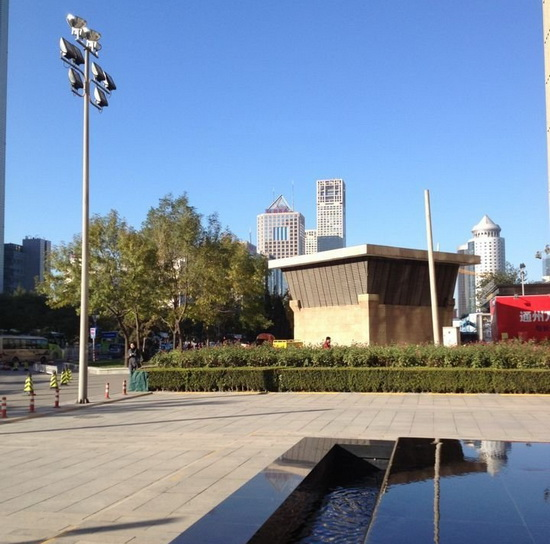
#> input picture Underwater Image Processing/Color Transfer/target.png, 550 x 544 px
$ python color_transfer.py
#> lines starting #> are read from the running program, lines starting #| are printed output that depends on the picture
import cv2 as cv
import numpy as np
import glob

# read in target image
target = cv.imread("target.png")
#> target is the input picture: shape (544, 550, 3); mean B, G, R 161, 140.9, 125.1
cv.imshow("target", target)

# convert from BGR to LAB
tc = cv.cvtColor(target, cv.COLOR_BGR2LAB)
#> tc: shape (544, 550, 3); mean of channels 0, 1, 2 146.9, 129.6, 116.8

# get mean and standard derivation
t_mean, t_std = cv.meanStdDev(tc)
#> t_mean = [146.9, 129.6, 116.8]; t_std = [58.13, 5.42, 24.95]


# read in source images
images = glob.glob('blue/*.png')
images = images+glob.glob('green/*.png')
for fname in images:
    source = cv.imread(fname)
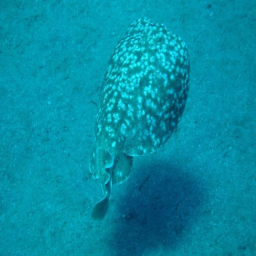
#> input picture Underwater Image Processing/Color Transfer/blue/16.png, 256 x 256 px
#> source is the input picture: shape (256, 256, 3); mean B, G, R 162.4, 139.7, 4.7

    # convert from BGR to LAB
    sc = cv.cvtColor(source, cv.COLOR_BGR2LAB)
#> sc: shape (256, 256, 3); mean of channels 0, 1, 2 135.7, 105.3, 107.1

    # get mean and standard derivation
    s_mean, s_std = cv.meanStdDev(sc)
#> s_mean = [135.7, 105.3, 107.1]; s_std = [23.51, 6.21, 2.84]

    # convert shape from 3*1 to source.shape*3
    s_mean_trans = np.ones_like(source)+0.0
    s_std_trans = np.ones_like(source)+0.0
    t_mean_trans = np.ones_like(source)+0.0
    t_std_trans =  np.ones_like(source)+0.0
    for i in range (source.shape[2]):
        s_mean_trans[:, :, i] *= s_mean[i, 0]
        s_std_trans[:, :, i] *= s_std[i, 0]
        t_mean_trans[:, :, i] *= t_mean[i, 0]
        t_std_trans[:, :, i] *= t_std[i, 0]
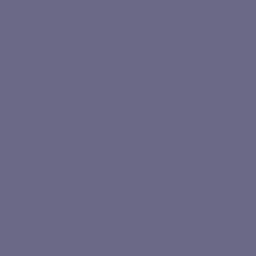
#> s_mean_trans: shape (256, 256, 3) float64; mean of channels 0, 1, 2 135.7, 105.3, 107.1; drawn as B, G, R
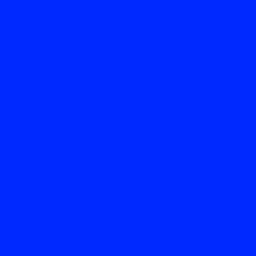
#> s_std_trans: shape (256, 256, 3) float64; mean of channels 0, 1, 2 23.5, 6.2, 2.8; drawn with min black and max white
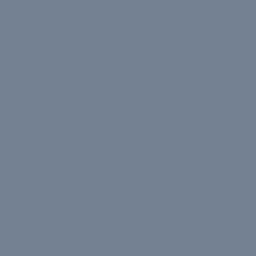
#> t_mean_trans: shape (256, 256, 3) float64; mean of channels 0, 1, 2 146.9, 129.6, 116.8; drawn as B, G, R
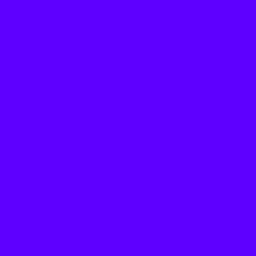
#> t_std_trans: shape (256, 256, 3) float64; mean of channels 0, 1, 2 58.1, 5.4, 24.9; drawn with min black and max white

    # color transfer
    rt = (sc-s_mean_trans)*(t_std_trans/s_std_trans)+t_mean_trans
#> rt: shape (256, 256, 3) float64; mean of channels 0, 1, 2 146.9, 129.6, 116.8
    # edge cases
    rt[np.where(rt < 0)] = 0
#> rt: shape (256, 256, 3) float64; mean of channels 0, 1, 2 147.3, 129.6, 116.8
    rt[np.where(rt > 255)] = 255
#> rt: shape (256, 256, 3) float64; mean of channels 0, 1, 2 146.2, 129.6, 116.8

    # convert from LAB back to BGR
    result = cv.cvtColor(cv.convertScaleAbs(rt), cv.COLOR_LAB2BGR)
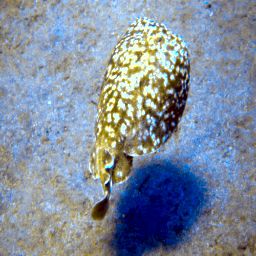
#> result: shape (256, 256, 3); mean B, G, R 156.9, 140.1, 128.1
    if fname.split("/")[0] == "green":
        cv.imwrite("green_trans/"+fname.split("/")[1].split(".")[0]+"_trans.png", result)
    elif fname.split("/")[0] == "blue":
        cv.imwrite("blue_trans/"+fname.split("/")[1].split(".")[0]+"_trans.png", result)

    # show the original image and the converted images
    imgs = np.hstack((source, result))
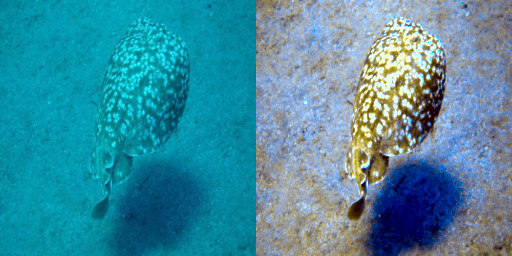
#> imgs: shape (256, 512, 3); mean B, G, R 159.6, 139.9, 66.4
    cv.imshow("source, result", imgs)
    cv.waitKey(500)
#> pass 2 of the loop `for fname in images:`:
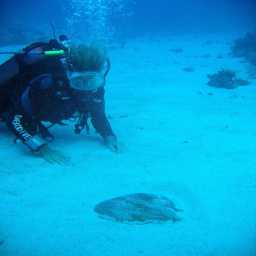
#> input picture Underwater Image Processing/Color Transfer/blue/17.png, 256 x 256 px
#> source is the input picture: shape (256, 256, 3); mean B, G, R 209.5, 157.3, 5.8
#> sc: shape (256, 256, 3); mean of channels 0, 1, 2 153.4, 113.3, 91.8
#> s_mean = [153.4, 113.3, 91.85]; s_std = [49.27, 12.87, 8.23]
#> after the loop `for i in range (source.shape[2]):`:
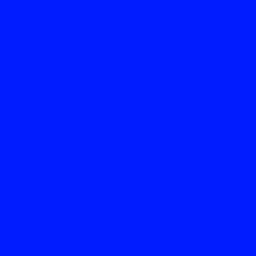
#> s_std_trans: shape (256, 256, 3) float64; mean of channels 0, 1, 2 49.3, 12.9, 8.2; drawn with min black and max white
#> `imgs = np.hstack((source, result))`:
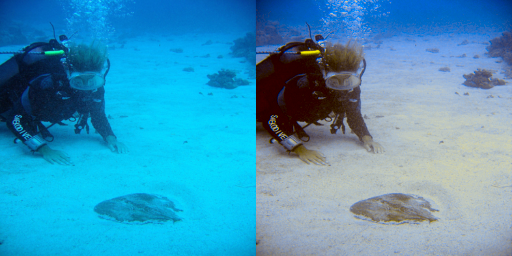
#> imgs: shape (256, 512, 3); mean B, G, R 186.6, 149.4, 64.1
#> pass 3 of the loop `for fname in images:`:
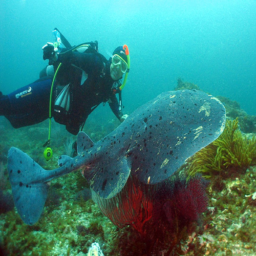
#> input picture Underwater Image Processing/Color Transfer/blue/18.png, 256 x 256 px
#> source is the input picture: shape (256, 256, 3); mean B, G, R 123.1, 129.8, 54.6
#> sc: shape (256, 256, 3); mean of channels 0, 1, 2 125.9, 107.8, 126.2
#> s_mean = [125.9, 107.8, 126.2]; s_std = [62.67, 17.17, 16.14]
#> after the loop `for i in range (source.shape[2]):`:
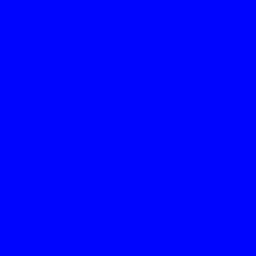
#> s_std_trans: shape (256, 256, 3) float64; mean of channels 0, 1, 2 62.7, 17.2, 16.1; drawn with min black and max white
#> `imgs = np.hstack((source, result))`:
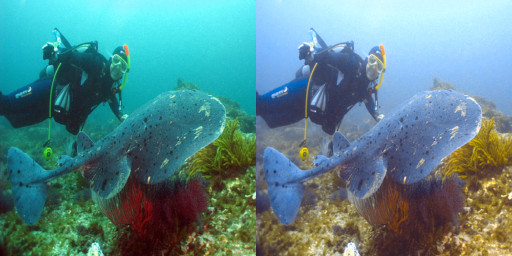
#> imgs: shape (256, 512, 3); mean B, G, R 138.7, 135.4, 89.6

cv.destroyAllWindows()
